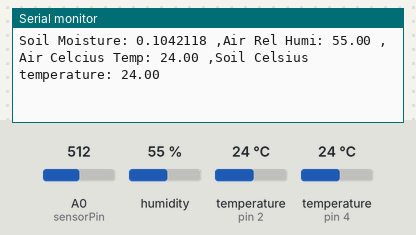
Bench run of a sketch on a simulated Arduino Uno, built with avr-gcc and run on an emulated ATmega328P. Shown: the last lines printed to the serial monitor. The inputs (shaded band) are chosen by the test bench; at power-on: A0 (sensorPin) = 512, humidity 55 %, temperature (sensors on pin 2, pin 4) 24 °C.

Above: at 4.7 s.
4.8 s: A0 (sensorPin) set to 581
At 7.3 s:
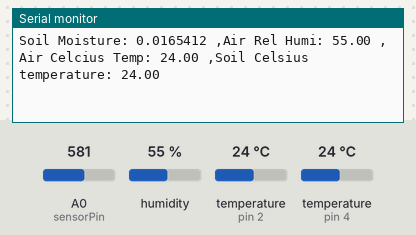
12.2 s: A0 (sensorPin) set to 609
At 13.4 s:
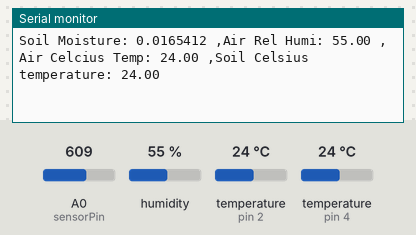
Timing chart, 0 to 15.2 s (numbered marks = the images above; inputs shaded):
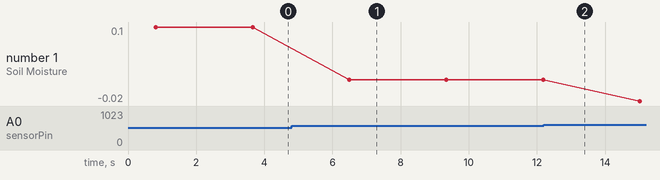

The sketch:

allsensors.ino
```cpp
#include <DHT.h>
#include <OneWire.h>
#include <DallasTemperature.h>
#define ONE_WIRE_BUS 4 // soil temperature
#define sensorPin A0 // capacitive soil moisture
#define DHTPIN 2     // what pin we're connected to
#define DHTTYPE DHT11
DHT dht(DHTPIN, DHTTYPE);
OneWire oneWire(ONE_WIRE_BUS);
DallasTemperature sensors(&oneWire);
//Variables
int chk;
float airhum;  //Stores humidity value
float airtemp; //Stores temperature value
float soiltempc;
float soiltempf;
float mapFloat(float x, float in_min, float in_max, float out_min, float out_max) {
  return (x - in_min) * (out_max - out_min) / (in_max - in_min) + out_min;
}

void setup()
{
    Serial.begin(9600);
	  dht.begin();
    sensors.begin();
}
void loop()
{
    //Read data and store it to variables hum and temp
    // Read the Analog Input
    int soilmois = analogRead(sensorPin);                    // soil moisture
    soilmois=1023-soilmois;
    airhum = dht.readHumidity();                             // air humidity
    airtemp= dht.readTemperature();                          // air temperature
    sensors.requestTemperatures();                           // soil temperature
    soiltempc=sensors.getTempCByIndex(0);                    // soil temperature in Celcius
    soiltempf=sensors.getTempFByIndex(0);                    // soil temperature in fahrenheit
    float minValue = 440.0; // Minimum value of input range
    float maxValue = 610.0; // Maximum value of input range
    float outputMin = 0.01400; // Minimum value of output range
    float outputMax = 0.2300; // Maximum value of output range
    float VWCsm = mapFloat(soilmois, minValue, maxValue, outputMin, outputMax);
    //Print values
    Serial.print("Soil Moisture: ");
    Serial.print(VWCsm,7);
    Serial.print(" ,Air Rel Humi: ");
    Serial.print(airhum);
    Serial.print(" ,Air Celcius Temp: ");
    Serial.print(airtemp);
    Serial.print(" ,Soil Celsius temperature: ");
    Serial.print(soiltempc);
    Serial.println();
    delay(2000); //Delay 2 sec.
}
```

Measured:
- after the input at 4.8 s, the serial monitor: prints a new line after 1.7 s (image 1)
- plotted number 1: 0.1 → 0.02 after the input at 4.8 s, 0.02 → -0.02 after the input at 12.2 s
